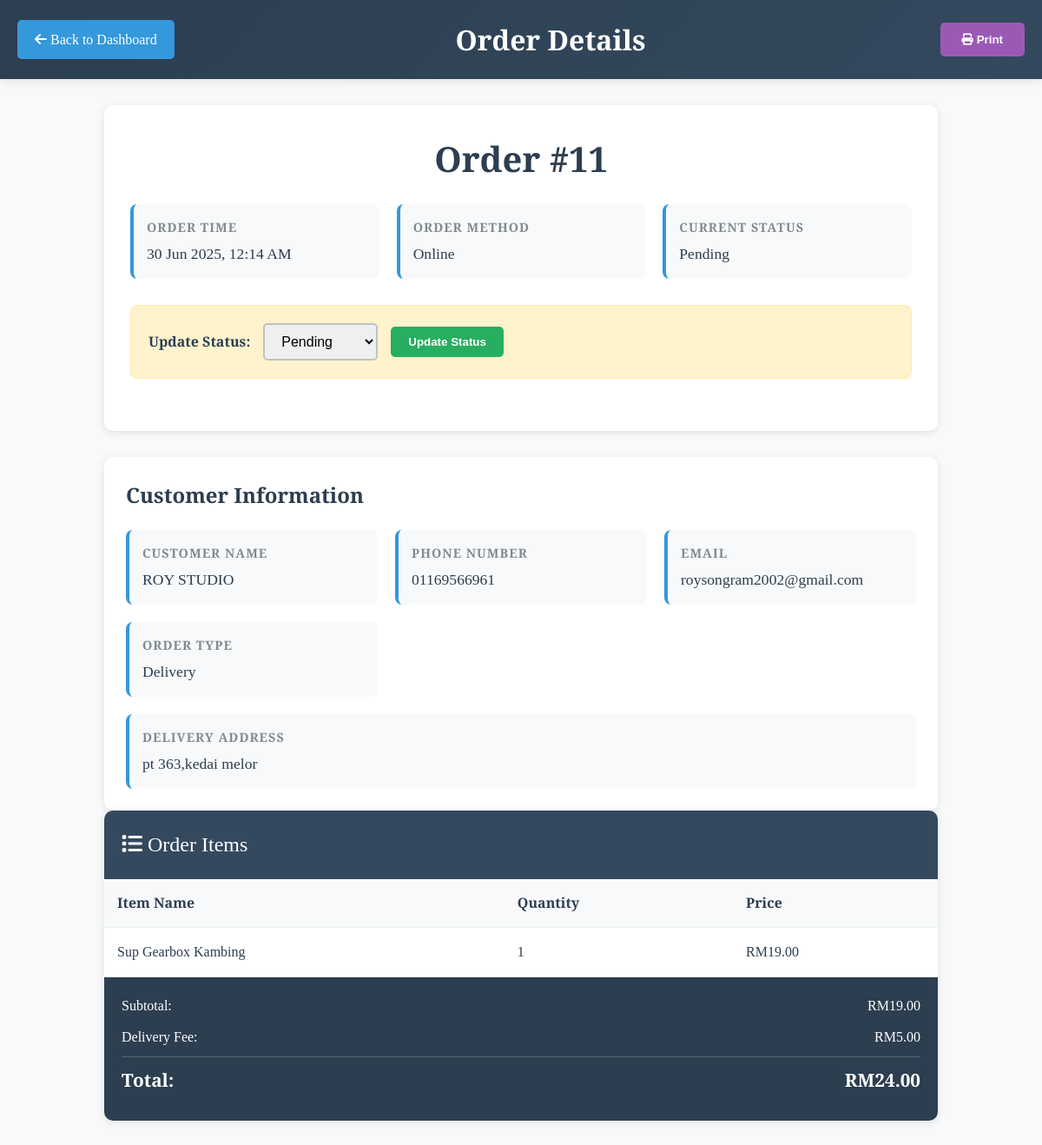
The app's page /view_order.php?id=11 (signed in) with its own data.
### tables this page shows
CREATE TABLE `orders` (
  `id` int(11) NOT NULL,
  `table_number` int(11) NOT NULL,
  `order_time` datetime DEFAULT current_timestamp(),
  `status` varchar(50) DEFAULT 'Pending',
  `order_method` enum('walk-in','online') NOT NULL DEFAULT 'walk-in',
  `customer_name` varchar(100) DEFAULT NULL,
  `customer_email` varchar(100) DEFAULT NULL,
  `customer_phone` varchar(20) DEFAULT NULL,
  `delivery_address` text DEFAULT NULL,
  `order_type` enum('delivery','pickup') DEFAULT NULL
);

CREATE TABLE `order_items` (
  `id` int(11) NOT NULL,
  `order_id` int(11) NOT NULL,
  `item_name` varchar(100) NOT NULL,
  `quantity` int(11) NOT NULL,
  `price` decimal(10,2) NOT NULL
);

### view_order.php (the view, shortened to what this page needs)
<?php
include 'includes/db.php';
$order_id = $_GET['id'] ?? null;
$order_details = null;
$order_items = [];
if ($order_id) {
    $stmt = $conn->prepare("SELECT * FROM orders WHERE id = ?");
    $stmt->bind_param("i", $order_id);
    $stmt->execute();
    $result = $stmt->get_result();
    $order_details = $result->fetch_assoc();
    if ($order_details) {
        $stmt_items = $conn->prepare("SELECT * FROM order_items WHERE order_id = ?");
        $stmt_items->bind_param("i", $order_id);
        $stmt_items->execute();
        $items_result = $stmt_items->get_result();
        while ($item = $items_result->fetch_assoc()) {
            $order_items[] = $item;
        }
    }
}
$subtotal = 0;
$delivery_fee = 0;
foreach ($order_items as $item) {
    if ($item['item_name'] === 'Delivery Fee') {
        $delivery_fee = $item['price'];
    } else {
        $subtotal += $item['price'];
    }
}
$total = $subtotal + $delivery_fee;
?>
<!DOCTYPE html>
<html lang="en">
<head>
    <link href="https://cdnjs.cloudflare.com/ajax/libs/font-awesome/6.0.0/css/all.min.css" rel="stylesheet">
</head>
<body>
<div class="admin-header">
    <div class="admin-nav">
        <a href="admin_dashboard.php" class="back-btn">
            <i class="fas fa-arrow-left"></i> Back to Dashboard
        </a>
        <h1 style="font-family: 'Playfair Display', serif;">Order Details</h1>
        <button class="print-btn" onclick="window.print()">
            <i class="fas fa-print"></i> Print
        </button>
    </div>
</div>
<div class="container">
    <?php if ($order_details): ?>
        <div class="order-header">
            <h1 class="order-title">Order #<?= htmlspecialchars($order_id) ?></h1>
            <div class="order-meta">
                <div class="meta-item">
                    <div class="meta-label">Order Time</div>
                    <div class="meta-value"><?= date('d M Y, g:i A', strtotime($order_details['order_time'])) ?></div>
                </div>
                <div class="meta-item">
                    <div class="meta-label">Order Method</div>
                    <div class="meta-value"><?= ucfirst($order_details['order_method']) ?></div>
                </div>
                <div class="meta-item">
                    <div class="meta-label">Current Status</div>
                    <div class="meta-value"><?= htmlspecialchars($order_details['status']) ?></div>
                </div>
            </div>
            <div class="status-update">
                <form class="status-form" method="POST" action="update_order_status.php">
                    <label for="new_status"><strong>Update Status:</strong></label>
                    <select name="new_status" class="status-select">
                        <option value="Pending" <?= $order_details['status'] == 'Pending' ? 'selected' : '' ?>>Pending</option>
                    </select>
                    <button type="submit" class="update-btn">Update Status</button>
                </form>
            </div>
        </div>
        <?php if ($order_details['order_method'] == 'online'): ?>
            <div class="customer-info">
                <h3 class="info-title">Customer Information</h3>
                <div class="info-grid">
                    <div class="meta-item">
                        <div class="meta-label">Customer Name</div>
                        <div class="meta-value"><?= htmlspecialchars($order_details['customer_name']) ?></div>
                    </div>
                    <div class="meta-item">
                        <div class="meta-label">Phone Number</div>
                        <div class="meta-value"><?= htmlspecialchars($order_details['customer_phone']) ?></div>
                    </div>
                    <div class="meta-item">
                        <div class="meta-label">Email</div>
                        <div class="meta-value"><?= htmlspecialchars($order_details['customer_email']) ?></div>
                    </div>
                    <div class="meta-item">
                        <div class="meta-label">Order Type</div>
                        <div class="meta-value"><?= ucfirst($order_details['order_type']) ?></div>
                    </div>
                    <?php if ($order_details['order_type'] == 'delivery' && $order_details['delivery_address']): ?>
                        <div class="meta-item" style="grid-column: 1 / -1;">
                            <div class="meta-label">Delivery Address</div>
                            <div class="meta-value"><?= nl2br(htmlspecialchars($order_details['delivery_address'])) ?></div>
                        </div>
                    <?php endif; ?>
                </div>
            </div>
        <?php endif; ?>
        <div class="order-items">
            <div class="items-header">
                <i class="fas fa-list"></i> Order Items
            </div>
            <table class="items-table">
                <thead>
                    <tr>
                        <th>Item Name</th>
                        <th>Quantity</th>
                        <th>Price</th>
                    </tr>
                </thead>
                <tbody>
                    <?php foreach ($order_items as $item): ?>
                        <?php if ($item['item_name'] !== 'Delivery Fee'): ?>
                            <tr>
                                <td><?= htmlspecialchars($item['item_name']) ?></td>
                                <td><?= $item['quantity'] ?></td>
                                <td>RM<?= number_format($item['price'], 2) ?></td>
                            </tr>
                        <?php endif; ?>
                    <?php endforeach; ?>
                </tbody>
            </table>
            <div class="total-section">
                <div class="total-row">
                    <span>Subtotal:</span>
                    <span>RM<?= number_format($subtotal, 2) ?></span>
                </div>
                <?php if ($delivery_fee > 0): ?>
                    <div class="total-row">
                        <span>Delivery Fee:</span>
                        <span>RM<?= number_format($delivery_fee, 2) ?></span>
                    </div>
                <?php endif; ?>
                <div class="total-row grand-total">
                    <span>Total:</span>
                    <span>RM<?= number_format($total, 2) ?></span>
                </div>
            </div>
        </div>
    <?php endif; ?>
</div>
</body>
</html>

### view_order.php (style rules this page uses)
* { margin: 0; padding: 0; box-sizing: border-box; }
body { font-family: 'Crimson Text', serif; background: #f8f9fa; color: #2c3e50; line-height: 1.6; }
.admin-header { background: linear-gradient(135deg, #2c3e50, #34495e); color: white; padding: 20px 0; box-shadow: 0 2px 10px rgba(0,0,0,0.1); }
.admin-nav { max-width: 1200px; margin: 0 auto; display: flex; justify-content: space-between; align-items: center; padding: 0 20px; }
.back-btn { background: #3498db; color: white; padding: 10px 20px; text-decoration: none; border-radius: 5px; transition: background 0.3s; }
.container { max-width: 1000px; margin: 0 auto; padding: 30px 20px; }
.order-header { background: white; padding: 30px; border-radius: 10px; box-shadow: 0 2px 10px rgba(0,0,0,0.1); margin-bottom: 30px; }
.order-title { font-family: 'Playfair Display', serif; font-size: 2.5em; color: #2c3e50; margin-bottom: 20px; text-align: center; }
.order-meta { display: grid; grid-template-columns: repeat(auto-fit, minmax(200px, 1fr)); gap: 20px; margin-bottom: 30px; }
.meta-item { background: #f8f9fa; padding: 15px; border-radius: 8px; border-left: 4px solid #3498db; }
.meta-label { font-weight: 600; color: #7f8c8d; font-size: 0.9em; text-transform: uppercase; letter-spacing: 1px; margin-bottom: 5px; }
.meta-value { font-size: 1.1em; color: #2c3e50; }
.status-update { background: #fff3cd; border: 1px solid #ffeaa7; padding: 20px; border-radius: 8px; margin-bottom: 30px; }
.status-form { display: flex; align-items: center; gap: 15px; flex-wrap: wrap; }
.status-select { padding: 10px 15px; border: 2px solid #bdc3c7; border-radius: 5px; font-size: 1em; }
.update-btn { background: #27ae60; color: white; border: none; padding: 10px 20px; border-radius: 5px; cursor: pointer; font-weight: 600; }
.order-items { background: white; border-radius: 10px; box-shadow: 0 2px 10px rgba(0,0,0,0.1); overflow: hidden; }
.items-header { background: #34495e; color: white; padding: 20px; font-family: 'Playfair Display', serif; font-size: 1.5em; }
.items-table { width: 100%; border-collapse: collapse; }
.items-table th, .items-table td { padding: 15px; text-align: left; border-bottom: 1px solid #ecf0f1; }
.items-table th { background: #f8f9fa; font-weight: 600; color: #2c3e50; }
.total-section { background: #2c3e50; color: white; padding: 20px; }
.total-row { display: flex; justify-content: space-between; margin-bottom: 10px; }
.grand-total { font-size: 1.3em; font-weight: 700; border-top: 1px solid rgba(255,255,255,0.2); padding-top: 10px; margin-top: 10px; }
.customer-info { background: white; padding: 25px; border-radius: 10px; box-shadow: 0 2px 10px rgba(0,0,0,0.1); margin-top: 30px; }
.info-title { font-family: 'Playfair Display', serif; font-size: 1.5em; margin-bottom: 20px; color: #2c3e50; }
.info-grid { display: grid; grid-template-columns: repeat(auto-fit, minmax(250px, 1fr)); gap: 20px; }
.print-btn { background: #9b59b6; color: white; border: none; padding: 12px 25px; border-radius: 5px; cursor: pointer; font-weight: 600; margin-left: 15px; }

### records on screen
orders: order_time "30 Jun 2025, 12:14 AM", order_method "Online", status "Pending", new_status "Pending", customer_name "ROY STUDIO", customer_phone "01169566961", customer_email "roysongram2002@gmail.com", order_type "Delivery", delivery_address "pt 363,kedai melor"
order_items: item_name "Sup Gearbox Kambing", quantity "1", price "19.00"
order_items: price "5.00", price "24.00"

### other values on screen
$order_id "11"
$subtotal "19.00"
